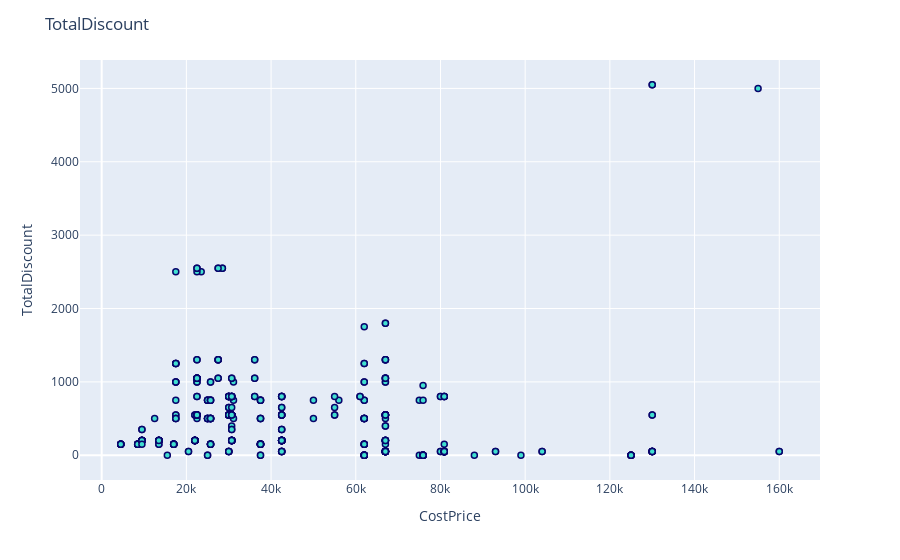

This figure's notebook cell:
### Code cell
fig = px.scatter(df, x='CostPrice', y='TotalDiscount')
fig.update_traces(marker_color="turquoise",marker_line_color='rgb(8,4,107)', marker_line_width=1.5)
fig.update_layout(title_text='CostPrice' and 'TotalDiscount')
fig.show()

### Figure 1 — Plotly figure (JSON) as saved in the notebook; plotly's stock layout.template omitted (floating-point values rounded to 4 significant figures; data arrays with more than 128 entries replaced by an {"elided": "..."} marker saying what was removed)
{"data": [{"hovertemplate": "CostPrice=%{x}<br>TotalDiscount=%{y}<extra></extra>", "legendgroup": "", "marker": {"color": "turquoise", "line": {"color": "rgb(8,4,107)", "width": 1.5}, "symbol": "circle"}, "mode": "markers", "name": "", "orientation": "v", "showlegend": false, "type": "scatter", "x": {"elided": "457 int values"}, "xaxis": "x", "y": {"elided": "457 float values"}, "yaxis": "y"}], "layout": {"legend": {"tracegroupgap": 0}, "margin": {"t": 60}, "title": {"text": "TotalDiscount"}, "xaxis": {"anchor": "y", "domain": [0, 1], "title": {"text": "CostPrice"}}, "yaxis": {"anchor": "x", "domain": [0, 1], "title": {"text": "TotalDiscount"}}}}
